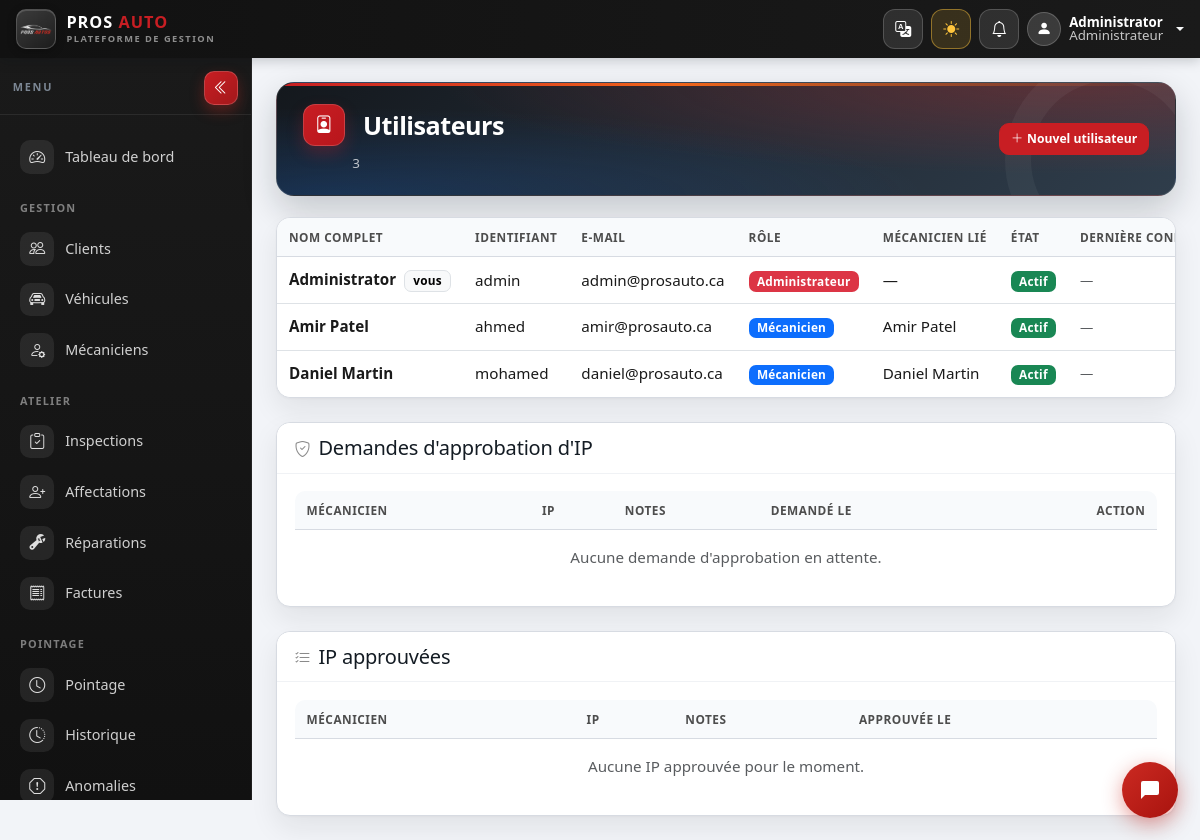
Screenshot of /admin/users/index.php (signed in) with the database file from the repository.
### tables this page shows
CREATE TABLE users (
  id INT UNSIGNED NOT NULL AUTO_INCREMENT,
  full_name VARCHAR(100) NOT NULL,
  username VARCHAR(50) NOT NULL,
  nom_complet VARCHAR(150) NOT NULL DEFAULT '',
  email VARCHAR(120) NOT NULL,
  password VARCHAR(255) NOT NULL,
  role ENUM('admin','mechanic') NOT NULL DEFAULT 'mechanic',
  mechanic_id INT UNSIGNED NULL,
  is_active TINYINT(1) NOT NULL DEFAULT 1,
  last_login_at DATETIME NULL,
  created_at DATETIME NOT NULL DEFAULT CURRENT_TIMESTAMP,
  PRIMARY KEY (id),
  UNIQUE KEY uq_users_username (username),
  UNIQUE KEY uq_users_email (email),
  INDEX idx_users_role (role),
  INDEX idx_users_mechanic (mechanic_id),
  CONSTRAINT fk_users_mechanic FOREIGN KEY (mechanic_id)
    REFERENCES mechanics(id) ON DELETE SET NULL
);

CREATE TABLE mechanics (
  id INT UNSIGNED NOT NULL AUTO_INCREMENT,
  full_name VARCHAR(100) NOT NULL,
  phone VARCHAR(30) NULL,
  email VARCHAR(120) NULL,
  hire_date DATE NULL,
  is_active TINYINT(1) NOT NULL DEFAULT 1,
  created_at DATETIME NOT NULL DEFAULT CURRENT_TIMESTAMP,
  PRIMARY KEY (id),
  INDEX idx_mechanics_name (full_name),
  INDEX idx_mechanics_active (is_active)
);

### config/config.php (called while the page is built, shortened)
<?php
function app_base_url(): string
{
    $rootFs  = str_replace('\\', '/', (string) realpath(dirname(__DIR__)));
    $docRoot = str_replace('\\', '/', (string) realpath((string) ($_SERVER['DOCUMENT_ROOT'] ?? '')));
    if ($docRoot !== '' && $rootFs !== '' && str_starts_with($rootFs, $docRoot)) {
        $base = substr($rootFs, strlen($docRoot));
        return rtrim($base, '/');
    }
    $dir = str_replace('\\', '/', dirname($_SERVER['SCRIPT_NAME'] ?? '/'));
    return $dir === '/' ? '' : $dir;
}

### config/database.php (called while the page is built, shortened)
<?php
function db(): PDO
{
    static $pdo = null;
    if ($pdo === null) {
        $dsn = 'mysql:host=' . DB_HOST . ';dbname=' . DB_NAME . ';charset=' . DB_CHARSET;
        try {
            $pdo = new PDO($dsn, DB_USER, DB_PASS, [
                PDO::ATTR_ERRMODE            => PDO::ERRMODE_EXCEPTION,
                PDO::ATTR_DEFAULT_FETCH_MODE => PDO::FETCH_ASSOC,
                PDO::ATTR_EMULATE_PREPARES   => false,
            ]);
            $pdo->exec("SET time_zone = 'SYSTEM'");
        } catch (PDOException $e) {
            http_response_code(500);
            if (APP_DEBUG) {
                exit('Erreur de connexion à la base de données : '
                    . htmlspecialchars($e->getMessage(), ENT_QUOTES, 'UTF-8')
                    . '<br>Vérifiez <code>config/database.php</code> et importez <code>database.sql</code>.');
            }
            exit('Service momentanément indisponible.');
        }
    }
    return $pdo;
}
function fetch_all(string $sql, array $params = []): array
{
    try {
        $st = db()->prepare($sql);
        $st->execute($params);
        return $st->fetchAll();
    } catch (PDOException $e) {
        if (is_missing_schema_error($e)) {
            error_log('[garage] schema missing on SELECT: ' . $e->getMessage());
            return [];
        }
        throw $e;
    }
}
function fetch_one(string $sql, array $params = [])
{
    try {
        $st = db()->prepare($sql);
        $st->execute($params);
        $row = $st->fetch();
        return $row === false ? null : $row;
    } catch (PDOException $e) {
        if (is_missing_schema_error($e)) {
            error_log('[garage] schema missing on SELECT ONE: ' . $e->getMessage());
            return null;
        }
        throw $e;
    }
}

### includes/auth.php (called while the page is built, shortened)
<?php
require_once __DIR__ . '/../config/config.php';
require_once __DIR__ . '/../config/database.php';
require_once __DIR__ . '/functions.php';
if (is_logged_in() && is_mechanic() && !ip_approved_for_user(current_user_id(), client_ip())) {
    $_SESSION = [];
    if (ini_get('session.use_cookies')) {
        $p = session_get_cookie_params();
        setcookie(session_name(), '', time() - 42000, $p['path'], $p['domain'], $p['secure'], $p['httponly'], true);
    }
    session_destroy();
    session_start();
    $_SESSION['app_lang'] = current_lang();
    header('Location: ' . app_url('auth/login.php?reason=ip_unapproved'), true, 303);
    exit;
}

### admin/users/index.php (the view, shortened to what this page needs)
<?php
require_once __DIR__ . '/../../includes/auth.php';
$me = current_user();
$rows = fetch_all(
    "SELECT u.*, m.full_name mech_name
     FROM users u LEFT JOIN mechanics m ON m.id = u.mechanic_id
     ORDER BY u.role, u.full_name"
);
$pendingIpRequests = pending_ip_requests();
$approvedIpRows = fetch_all(
    "SELECT a.*, u.full_name AS user_name, u.username, m.full_name AS mech_name
     FROM mechanic_ip_approvals a
     INNER JOIN users u ON u.id = a.user_id
     LEFT JOIN mechanics m ON m.id = u.mechanic_id
     WHERE a.is_active = 1
     ORDER BY u.full_name, a.ip_address"
);
require __DIR__ . '/../../includes/header.php';
?>
<div class="page-title">
  <div>
    <h1><i class="bi bi-person-badge me-2 text-danger"></i><?= e(t('users.title')) ?></h1>
    <div class="subtitle"><?= count($rows) ?></div>
  </div>
  <button class="btn btn-danger" data-bs-toggle="modal" data-bs-target="#userModal"><i class="bi bi-plus-lg me-1"></i><?= e(t('users.add')) ?></button>
</div>
<div class="card">
  <div class="table-responsive">
    <table class="table table-hover align-middle mb-0">
      <thead>
        <tr>
          <th><?= e(t('users.full_name')) ?></th><th><?= e(t('users.username')) ?></th><th><?= e(t('clients.email')) ?></th>
          <th><?= e(t('users.role')) ?></th><th><?= e(t('users.mechanic_link')) ?></th>
          <th><?= e(t('common.status')) ?></th><th><?= e(t('users.last_login')) ?></th>
        </tr>
      </thead>
      <tbody>
        <?php foreach ($rows as $u): ?>
          <tr>
            <td class="fw-semibold">
              <?= e($u['full_name']) ?>
              <?php if ((int) $u['id'] === (int) $me['id']): ?><span class="badge text-bg-light border ms-1"><?= e(t('users.you')) ?></span><?php endif; ?>
            </td>
            <td><?= e($u['username']) ?></td>
            <td><?= e($u['email']) ?></td>
            <td><?= role_badge($u['role']) ?></td>
            <td><?= e($u['mech_name'] ?: '—') ?></td>
            <td>
              <?php if ($u['is_active']): ?>
                <span class="badge text-bg-success"><?= e(t('users.active')) ?></span>
              <?php else: ?>
                <span class="badge text-bg-secondary"><?= e(t('users.inactive')) ?></span>
              <?php endif; ?>
            </td>
            <td class="small text-muted"><?= fmt_datetime($u['last_login_at']) ?></td>
          </tr>
        <?php endforeach; ?>
      </tbody>
    </table>
  </div>
</div>
<div class="card mt-4">
  <div class="card-header d-flex justify-content-between align-items-center">
    <h5 class="mb-0"><i class="bi bi-shield-check me-2"></i>Demandes d'approbation d'IP</h5>
  </div>
  <div class="card-body">
    <div class="table-responsive">
      <table class="table table-sm table-hover align-middle mb-0">
        <thead>
          <tr>
            <th>Mécanicien</th>
            <th>IP</th>
            <th>Notes</th>
            <th>Demandé le</th>
            <th class="text-end">Action</th>
          </tr>
        </thead>
        <tbody>
          <?php if (!$pendingIpRequests): ?>
            <tr><td colspan="5" class="text-muted text-center py-3">Aucune demande d'approbation en attente.</td></tr>
          <?php endif; ?>
        </tbody>
      </table>
    </div>
  </div>
</div>
<div class="card mt-4">
  <div class="card-header d-flex justify-content-between align-items-center">
    <h5 class="mb-0"><i class="bi bi-list-check me-2"></i>IP approuvées</h5>
  </div>
  <div class="card-body">
    <div class="table-responsive">
      <table class="table table-sm table-hover align-middle mb-0">
        <thead>
          <tr>
            <th>Mécanicien</th>
            <th>IP</th>
            <th>Notes</th>
            <th>Approuvée le</th>
          </tr>
        </thead>
        <tbody>
          <?php if (!$approvedIpRows): ?>
            <tr><td colspan="4" class="text-muted text-center py-3">Aucune IP approuvée pour le moment.</td></tr>
          <?php endif; ?>
        </tbody>
      </table>
    </div>
  </div>
</div>
<?php require __DIR__ . '/../../includes/footer.php'; ?>

### includes/header.php (shortened to what this page needs)
<?php
$u = current_user();
?><!doctype html>
<html lang="<?= e(current_lang()) ?>">
<head>
<link rel="stylesheet" href="<?= e(asset_url('assets/vendor/bootstrap/bootstrap.min.css')) ?>">
<link rel="stylesheet" href="<?= e(asset_url('assets/vendor/bootstrap-icons/bootstrap-icons.css')) ?>">
<link rel="stylesheet" href="<?= e(asset_url('assets/css/style.css')) ?>">
</head>
<body class="app-body" data-locale="<?= e(locale_id()) ?>">
<nav class="navbar navbar-dark app-navbar sticky-top">
  <div class="container-fluid px-3">
    <a class="navbar-brand brand-block" href="<?= e(app_url(home_url())) ?>">
      <span class="brand-logo-wrap">
        <img src="<?= e(app_url('assets/images/logo.png')) ?>" alt="PROS AUTO" class="brand-logo">
      </span>
      <span class="brand-text d-none d-sm-flex">
        <span class="brand-name">PROS <strong>AUTO</strong></span>
        <span class="brand-tagline"><?= e(t('app.tagline')) ?></span>
      </span>
    </a>
    <div class="d-flex align-items-center gap-2 ms-auto">
      <div class="dropdown">
        <button class="icon-btn" type="button" data-bs-toggle="dropdown" aria-expanded="false"
                aria-label="<?= e(t('nav.language')); ?>" title="<?= e(t('nav.language')); ?>">
          <i class="bi bi-translate"></i>
        </button>
      </div>
      <button id="themeToggle" class="icon-btn" type="button" aria-label="<?= e(t('nav.theme')); ?>" title="<?= e(t('nav.theme')); ?>">
        <i class="bi theme-icon bi-moon"></i>
      </button>
      <?php if ($u): ?>
      <div class="notif-wrap position-relative">
        <button type="button" class="icon-btn notif-trigger" id="notifTrigger"
                aria-expanded="false" aria-haspopup="true" aria-controls="notifDropdown"
                aria-label="<?= e(t('nav.notifications')); ?>" title="<?= e(t('nav.notifications')); ?>">
          <i class="bi bi-bell"></i>
        </button>
      </div>
      <div class="dropdown">
        <a class="d-flex align-items-center gap-2 text-light text-decoration-none dropdown-toggle user-menu" data-bs-toggle="dropdown" href="#" role="button" aria-expanded="false">
          <span class="user-avatar"><i class="bi bi-person-fill"></i></span>
          <span class="d-none d-md-inline">
            <span class="d-block small fw-semibold lh-1"><?= e($u['full_name']) ?></span>
            <span class="d-block small opacity-75 lh-1"><?= e(role_label($u['role'])) ?></span>
          </span>
        </a>
      </div>
      <?php endif; ?>
    </div>
  </div>
</nav>
<div class="app-wrapper d-flex">
<?php require __DIR__ . '/sidebar.php'; ?>
<main class="flex-grow-1 main-content">
<div class="content-inner px-3 px-lg-4 py-4">

### includes/functions.php (shortened to what this page needs)
<?php
require_once __DIR__ . '/../config/config.php';
require_once __DIR__ . '/../config/database.php';
function current_lang(): string
{
    return $_SESSION['app_lang'] ?? 'fr';
}
function &lang_table(): array
{
    static $table = null;
    if ($table === null) {
        $file = __DIR__ . '/lang/' . current_lang() . '.php';
        $table = is_file($file) ? require $file : require __DIR__ . '/lang/fr.php';
    }
    return $table;
}
function t(string $key, ...$params): string
{
    $table = lang_table();
    $text = $table[$key] ?? $table['common.' . $key] ?? $key;
    return $text;
}
function e(?string $value): string
{
    return htmlspecialchars((string) $value, ENT_QUOTES, 'UTF-8');
}
function app_url(string $path = ''): string
{
    $url = app_base_url() . '/' . ltrim($path, '/');
    return $url;
}
function asset_url(string $path): string
{
    $url  = app_url($path);
    $file = __DIR__ . '/../' . ltrim($path, '/');
    $v    = is_file($file) ? (string) filemtime($file) : null;
    return $v === null ? $url : $url . '?v=' . $v;
}
function pending_ip_requests(): array
{
    return fetch_all(
        "SELECT a.*, u.full_name AS user_name, u.username, m.full_name AS mech_name
         FROM mechanic_ip_approvals a
         INNER JOIN users u ON u.id = a.user_id
         LEFT JOIN mechanics m ON m.id = u.mechanic_id
         WHERE a.is_active = 0
         ORDER BY a.approved_at DESC, u.full_name ASC"
    );
}
function current_user(): ?array
{
    static $cachedId = null;
    static $cachedUser = null;
    $id = (int) ($_SESSION['user_id'] ?? 0);
    if ($cachedId !== $id) {
        $cachedId   = $id;
        $cachedUser = $id > 0
            ? fetch_one("SELECT * FROM users WHERE id = ? AND is_active = 1", [$id])
            : null;
    }
    return $cachedUser;
}
function is_logged_in(): bool
{
    return current_user() !== null;
}
function home_url(): string
{
    $u = current_user();
    return ($u && $u['role'] === 'admin') ? 'admin/dashboard.php' : 'mechanic/dashboard.php';
}
function fmt_datetime(?string $dt): string
{
    return $dt ? date('d/m/Y H:i', strtotime($dt)) : '—';
}
function locale_id(): string
{
    return current_lang() === 'fr' ? 'fr-FR' : 'en-GB';
}
function role_label(string $role): string
{
    return $role === 'admin' ? t('role.admin') : t('role.mechanic');
}
function role_badge(string $role): string
{
    $c = $role === 'admin' ? 'danger' : 'primary';
    return '<span class="badge text-bg-' . $c . '">' . e(role_label($role)) . '</span>';
}

### rows the page displays
users: full_name "Administrator", role "Administrateur", username "admin", email "admin@prosauto.ca", mech_name "—", last_login_at "—"
users: full_name "Amir Patel", username "ahmed", email "amir@prosauto.ca", role "Mécanicien", mechanic.full_name "Amir Patel", last_login_at "—"
users: full_name "Daniel Martin", username "mohamed", email "daniel@prosauto.ca", role "Mécanicien", mechanic.full_name "Daniel Martin", last_login_at "—"

### other values shown
t('app.tagline') "PLATEFORME DE GESTION"
t('nav.menu') "MENU"
$label "Tableau de bord Clients Véhicules Mécaniciens Inspections Affectations Réparations Factures Pointage Historique Anomalies"
$label "GESTION ATELIER POINTAGE"
t('users.title') "Utilisateurs"
count($rows) "3"
t('users.add') "Nouvel utilisateur"
t('users.full_name') "NOM COMPLET"
t('users.username') "IDENTIFIANT"
t('clients.email') "E-MAIL"
t('users.role') "RÔLE"
t('users.mechanic_link') "MÉCANICIEN LIÉ"
t('common.status') "ÉTAT"
t('users.last_login') "DERNIÈRE…"
